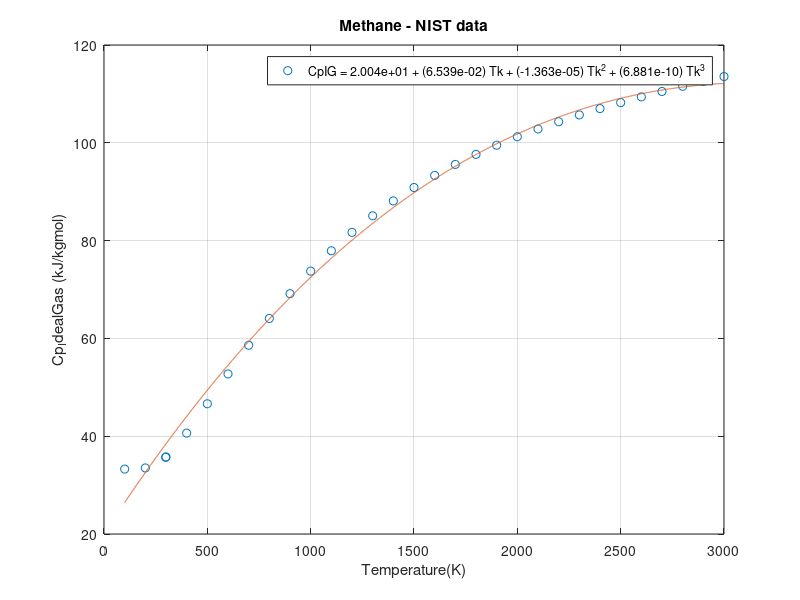
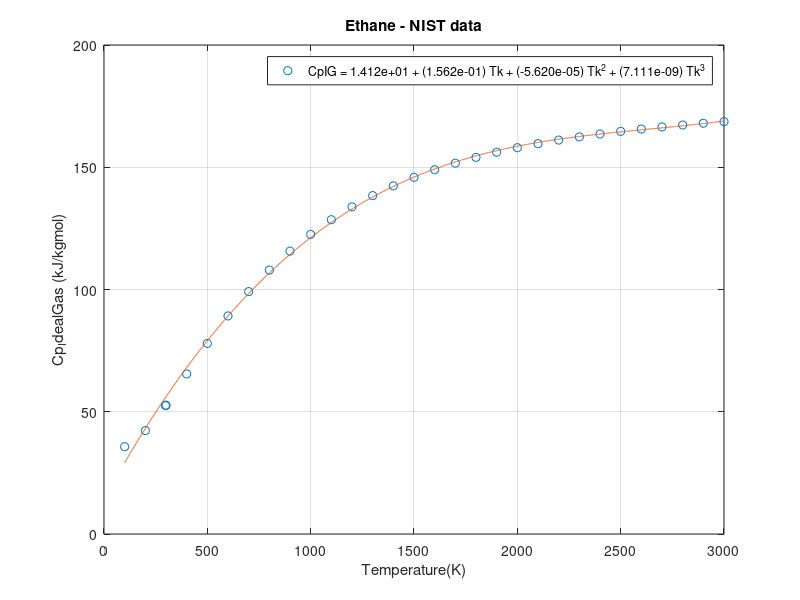
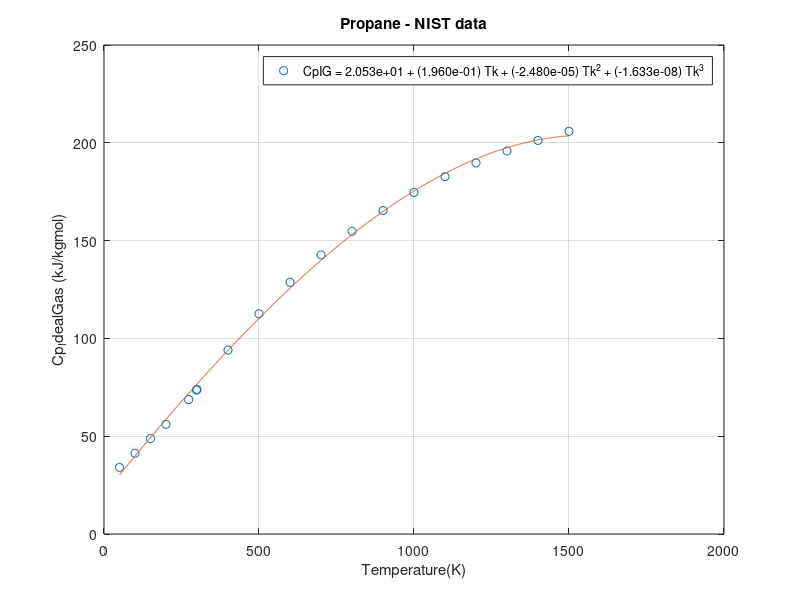
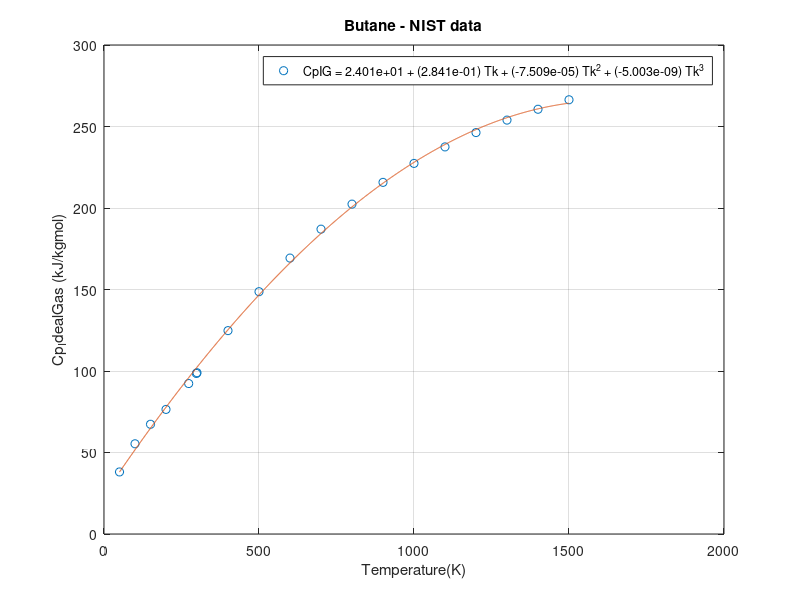

The MATLAB script that drew these images, in order:
function CpNIST

%Gurvich, Veyts, et al., 1989    p=1 bar. Because of more precise method of calculation, the recommended values are more accurate, especially at high temperatures, than those obtained by [ McDowell R.S., 1963] and often regarded as reference data [ Friend D.G., 1989].; GT
MethaneCpTk = [ 33.28   100.0; 33.51   200.0; 35.69   298.150; 35.76   300.0;
40.63   400.0; 46.63   500.0; 52.74   600.0; 58.60   700.0; 64.08   800.0;
69.14   900.0; 73.75   1000.0; 77.92   1100.0; 81.68   1200.0; 85.07   1300.0;
88.11   1400.0; 90.86   1500.0; 93.33   1600.0; 95.58   1700.0; 97.63   1800.0;
99.51   1900.0; 101.24  2000.0; 102.83  2100.0; 104.31  2200.0; 105.70  2300.0;
107.00  2400.0; 108.23  2500.0; 109.39  2600.0; 110.50  2700.0; 111.56  2800.0;
112.57  2900.0; 113.55  3000];

% Gurvich, Veyts, et al., 1989    p=1 bar. Recommended entropies and heat capacities are in good agreement with those obtained from other statistical thermodynamic calculations [ Pitzer K.S., 1944, Chao J., 1973, Pamidimukkala K.M., 1982].; GT
EthaneCpTk = [ 35.70   100.0; 42.30   200.0; 52.49   298.150; 52.71   300.0;
65.46   400.0; 77.94   500.0; 89.19   600.0; 99.14   700.0; 107.94  800.0;
115.71  900.0; 122.55  1000.0; 128.55  1100.0; 133.80  1200.0; 138.39  1300.0;
142.40  1400.0; 145.90  1500.0; 148.98  1600.0; 151.67  1700.0; 154.04  1800.0;
156.14  1900.0; 158.00  2000.0; 159.65  2100.0; 161.12  2200.0; 162.43  2300.0;
163.61  2400.0; 164.67  2500.0; 165.63  2600.0; 166.49  2700.0; 167.28  2800.0;
168.00  2900.0; 168.65  3000.0]; 

%Chao J., 1973   Recommended values are in good agreement with those calculated by [ Pitzer K.S., 1944].; GT
PropaneCpTk = [34.06   50.0; 41.30   100.0; 48.79   150.0; 56.07   200.0;
68.74   273.150; 73.60   298.150; 73.93   300.0; 94.01   400.0; 112.59  500.0;
128.70  600.0; 142.67  700.0; 154.77  800.0; 165.35  900.0; 174.60  1000.0;
182.67  1100.0; 189.74  1200.0; 195.85  1300.0; 201.21  1400.0; 205.89  1500.0];


NitrogenCpTk = [ 29.1 112.0; 29.4 466; 31.03 740; 32.7 1002; 34 1257 ; 34.84 1497]; 
                 

%Scott D.W., 1974, 2 Recommended values were obtained from the consistent correlation scheme for alkanes [ Scott D.W., 1974, Scott D.W., 1974, 2]. This approach gives a better agreement with experimental data than the statistical thermodynamics calculation [ Pitzer K.S., 1944, Pitzer K.S., 1946].; GT
PentaneCpTk = [ 93.55   200.0; 112.55  273.150; 120.0  298.150; 120.62  300.0;
152.55  400.0; 182.59  500.0; 208.78  600.0; 231.38  700.0; 250.62  800.0;
266.94  900.0; 281.58  1000.0; 293.72  1100.0; 304.60  1200.0; 313.80  1300.0;
322.17  1400.0; 330.54  1500]; 

%Scott D.W., 1974    Recommended values were obtained from the consistent correlation scheme for alkanes [ Scott D.W., 1974, 2, Scott D.W., 1974]. This approach gives a better agreement with experimental data than the statistical thermodynamics calculations [ Pitzer K.S., 1946, Scott D.W., 1951].; GT
iPentaneCpTk = [84.94   200.0; 110.37  273.15; 118.9   298.15; 119.50  300.0;
152.88  400.0; 183.26  500.0; 210.04  600.0; 233.05  700.0; 253.13  800.0;
270.70  900.0; 286.19  1000.0; 299.57  1100.0; 311.29  1200.0; 322.17  1300.0;
330.54  1400.0; 338.90  1500.0]; 

% Chen S.S., 1975 Recommended values are in good agreement with those calculated by [ Pitzer K.S., 1946].; GT
iButaneCpTk = [34.81   50.0; 47.28   100.0; 60.29   150.0; 71.84   200.0;
89.91   273.15; 96.65   298.15; 97.15   300.0; 124.43  400.0; 149.24  500.0;
170.37  600.0; 188.28  700.0; 203.64  800.0; 216.94  900.0; 228.45  1000.0;
238.49  1100.0; 247.15  1200.0; 254.72  1300.0; 261.29  1400.0; 267.02  1500;];

ButaneCpTk = [38.07   50.0; 55.35   100.0; 67.32   150.0; 76.44   200.0;
92.30   273.150; 98.49   298.150; 98.95   300.0; 124.77  400.0; 148.66  500.0;
169.28  600.0; 187.02  700.0; 202.38  800.0; 215.73  900.0; 227.36  1000.0;
237.48  1100.0; 246.27  1200.0; 253.93  1300.0; 260.58  1400.0; 266.40  1500];

%Chase, M.W., Jr., NIST-JANAF Themochemical Tables, Fourth Edition, J. Phys. Chem. Ref. Data, Monograph 9, 1998, 1-1951.
CO2TkCp = [298.0 37.12; 300.0 37.22; 400.0 41.34; 500.0	44.61;
600.0 47.32; 700.0 49.57; 800.0 51.44; 900.0 53.00;
1000.0 54.30; 1100.0 55.40; 1200.0 56.35;];
CO2CpTk =[CO2TkCp(:,2) CO2TkCp(:,1)] ;

% Scott D.W., 1974, ;
HexaneCpTk=[110.58 200; 133.55 273.15; 142.6  298.15; 143.26 300;
181.54 400; 217.28 500; 248.11 600; 274.05 700; 296.23 800; 315.06 900;
331.37 1000; 345.18 1100; 357.31 1200; 368.19 1300; 376.56 1400; 389.11 1500;];


figure ; Coef(1,:) = plotme(MethaneCpTk, "Methane");
figure ; Coef(2,:) = plotme(EthaneCpTk, "Ethane");
figure ; Coef(3,:) = plotme(PropaneCpTk, "Propane");
figure ; Coef(4,:) = plotme(ButaneCpTk, "Butane");
figure ; Coef(5,:) = plotme(PentaneCpTk, "Pentane");
figure ; Coef(6,:) = plotme(HexaneCpTk, "Hexane");
figure ; Coef(7,:) = plotme(iButaneCpTk, "iButane"); 
figure ; Coef(8,:) = plotme(iPentaneCpTk, "iPentane");
figure ; Coef(9,:) = plotme(CO2CpTk, "CO2");
figure ; Coef(10,:) = plotme(NitrogenCpTk, "Nitrogen");

Coef
endfunction


function P = plotme(Data, name)
    Tk = Data(:,2) ; Cp = Data(:,1); 
    P=polyfit(Tk, Cp,3) ;
    Tk1 = [Tk(1):Tk(end)];
    Y=polyval(P,Tk1);
    plot(Tk, Cp, 'o', Tk1, Y, '-') ;
    title(strcat(name, " - NIST data"));
    xlabel("Temperature(K)");
    ylabel("Cp_IdealGas (kJ/kgmol)");
      str = sprintf( "CpIG = %6.3e + (%6.3e) Tk + (%6.3e) Tk^2 + (%6.3e) Tk^3",  P(4), P(3), P(2), P(1));
    legend(str);
    str
    grid on ;
    P = rotdim(P)';  % want it in reverse order
endfunction

